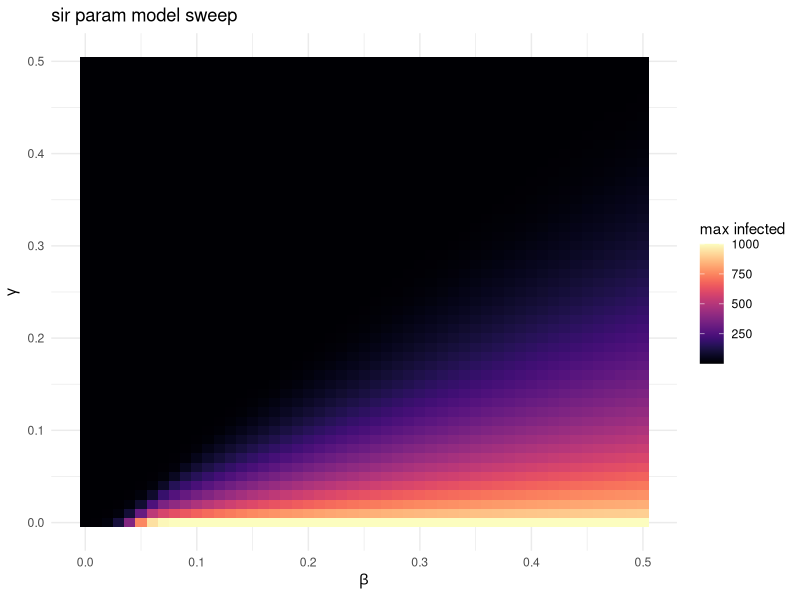

Recreate this plot in R.
## ---- chunk 1
library(deSolve)
library(ggplot2)
library(viridis)

run_sir_model <- function(
  beta    = 0.1,
  gamma   = 0.1,
  N       = 1000,
  S0      = 999,
  I0      = 1,
  R0      = 0,
  t_start = 0,
  t_end   = 160,
  dt      = 1
){

  init  <- c(S = S0, I = I0, R = R0)
  times <- seq(t_start, t_end, by = dt)

  sir_equations <- function(time, state, parameters) {
    with(as.list(c(state, parameters)), {
      dS <- -beta * S * I / N
      dI <-  beta * S * I / N - gamma * I
      dR <-  gamma * I
      list(c(dS, dI, dR))
    })
  }

  out <- ode(
    y     = init,
    times = times,
    func  = sir_equations,
    parms = c(beta = beta, gamma = gamma, N = N)
  )

  as.data.frame(out)
} 

parameter_sweep_sir <- function(beta_vec, gamma_vec) {

  total_runs <- length(beta_vec) * length(gamma_vec)

  results_df <- data.frame(
    beta = numeric(total_runs),
    gamma = numeric(total_runs),
    max_infected = numeric(total_runs)
  )

  counter <- 1

  for (b in beta_vec) {
    for (g in gamma_vec) {

      sim <- run_sir_model(beta = b, gamma = g)

      max_I <- max(sim$I)

      results_df$beta[counter] <- b
      results_df$gamma[counter] <- g
      results_df$max_infected[counter] <- max_I

      counter <- counter + 1
    }
  }

  return(results_df)
}

plot_sir_heatmap <- function(results_df) {

  ggplot(results_df, aes(x = beta, y = gamma, fill = max_infected)) +
    geom_tile() +
    scale_fill_viridis(option = "magma") +
    labs(
      title = "sir param model sweep",
      x = expression(beta),
      y = expression(gamma),
      fill = "max infected"
    ) +
    theme_minimal()
}

beta_vec  <- seq(0, 0.5, by = 0.01)
gamma_vec <- seq(0, 0.5, by = 0.01)

sir_results <- parameter_sweep_sir(beta_vec, gamma_vec)

plot_sir_heatmap(sir_results)
